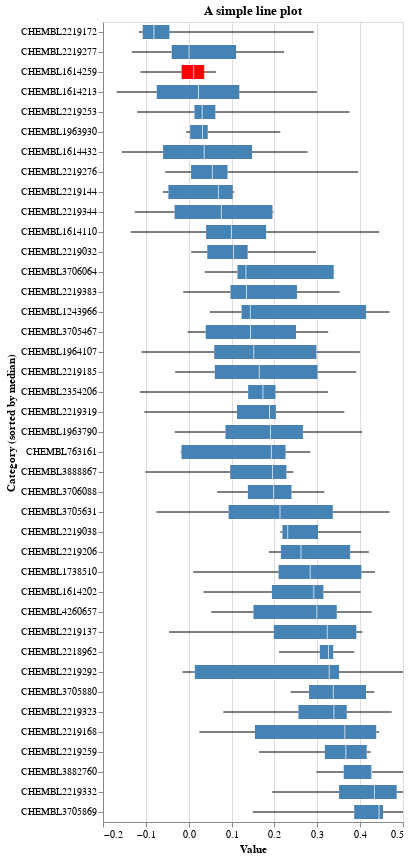

Notebook code for this chart:
### Code cell
import altair as alt

task_name = 'CHEMBL1614259'

# Altair plot configuration with conditional coloring
chart = alt.Chart(data).mark_boxplot(extent='min-max', orient='horizontal').encode(
    y=alt.Y('task_name:O', title='Category (sorted by median)',
            sort=alt.SortField('mid_box_optimistic_delta_auc_pr', order='ascending')),
    x=alt.X('optimistic_delta_auc_pr:Q', title='Value'),
    color=alt.condition(
        alt.datum.task_name == task_name,
        alt.value('red'),       # Color for 'CHEMBL2219137'
        alt.value('steelblue')  # Default color for other categories
    )
).properties(
    title='A simple line plot'
)

# Display the chart
chart

# Worse Fingerprint Performing = CHEMBL3888867
# 3D Worse Performing = CHEMBL1614259

### Figure 1 — Vega-Lite specification as saved in the notebook (floating-point values rounded to 4 significant figures; data arrays with more than 128 entries replaced by an {"elided": "..."} marker saying what was removed)
{"config": {"view": {"continuousWidth": 300, "continuousHeight": 300}}, "data": {"name": "data-122d11021cc1e7c1ba54baedf346c735"}, "mark": {"type": "boxplot", "extent": "min-max", "orient": "horizontal"}, "encoding": {"color": {"condition": {"test": "(datum.task_name === 'CHEMBL1614259')", "value": "red"}, "value": "steelblue"}, "x": {"field": "optimistic_delta_auc_pr", "title": "Value", "type": "quantitative"}, "y": {"field": "task_name", "sort": {"field": "mid_box_optimistic_delta_auc_pr", "order": "ascending"}, "title": "Category (sorted by median)", "type": "ordinal"}}, "title": "A simple line plot", "$schema": "https://vega.github.io/schema/vega-lite/v5.20.1.json", "datasets": {"data-122d11021cc1e7c1ba54baedf346c735": {"elided": "405 records"}}}
